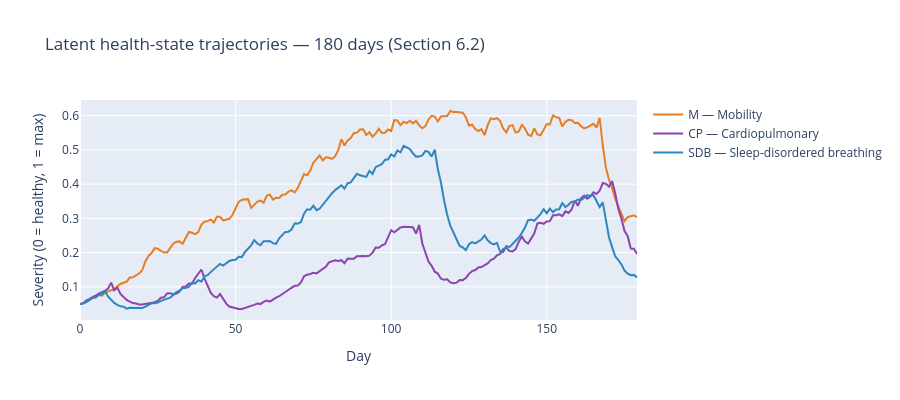

Source (notebook cell):
### Markdown cell above
### Visualize latent trajectories + hazard rate

### Code cell
fig = sp.make_subplots(
    rows=2, cols=1,
    subplot_titles=(
        "Latent severity trajectories z(t) — 180 days",
        "Daily hazard rate λ(t) — state-dependent event probability",
    ),
    vertical_spacing=0.12,
)

# Row 1 — severity trajectories
for col, color, name in [
    ("M_mobility", "#E67E22", "M — Mobility"),
    ("CP_cardio",  "#8E44AD", "CP — Cardiopulmonary"),
    ("SDB_sleep",  "#2E86C1", "SDB — Sleep-disordered breathing"),
]:
    fig.add_trace(go.Scatter(
        x=traj_df["day"], y=traj_df[col],
        mode="lines", line=dict(color=color, width=2), name=name,
    ), row=1, col=1)

# Threshold line
fig.add_hline(y=0.3, line_dash="dash", line_color="red",
              annotation_text="anomaly threshold (0.3)", row=1, col=1)

# Row 2 — hazard rates
days_range = list(range(n_days - 1))
for hazard, color, name in [
    (hazard_M,   "#E67E22", "λ — Mobility"),
    (hazard_CP,  "#8E44AD", "λ — Cardiopulmonary"),
    (hazard_SDB, "#2E86C1", "λ — SDB"),
]:
    fig.add_trace(go.Scatter(
        x=days_range, y=hazard,
        mode="lines", line=dict(color=color, width=1.5), name=name,
        showlegend=False,
    ), row=2, col=1)

fig.update_yaxes(title_text="Severity (0–1)", row=1, col=1)
fig.update_yaxes(title_text="λ (events/day)", row=2, col=1)
fig.update_xaxes(title_text="Day", row=2, col=1)
fig.update_layout(height=650, hovermode="x unified", legend_title="State")
fig.update_xaxes(showgrid=True, gridcolor="lightgray")
fig.update_yaxes(showgrid=True, gridcolor="lightgray")
fig.show()

### Figure 1 — Plotly figure (JSON) as saved in the notebook; plotly's stock layout.template omitted (floating-point values rounded to 4 significant figures; data arrays with more than 128 entries replaced by an {"elided": "..."} marker saying what was removed)
{"data": [{"line": {"color": "#E67E22", "width": 2}, "mode": "lines", "name": "M — Mobility", "type": "scatter", "x": {"elided": "180 int values"}, "y": {"elided": "180 float values"}}, {"line": {"color": "#8E44AD", "width": 2}, "mode": "lines", "name": "CP — Cardiopulmonary", "type": "scatter", "x": {"elided": "180 int values"}, "y": {"elided": "180 float values"}}, {"line": {"color": "#2E86C1", "width": 2}, "mode": "lines", "name": "SDB — Sleep-disordered breathing", "type": "scatter", "x": {"elided": "180 int values"}, "y": {"elided": "180 float values"}}], "layout": {"height": 400, "hovermode": "x unified", "title": {"text": "Latent health-state trajectories — 180 days (Section 6.2)"}, "xaxis": {"title": {"text": "Day"}}, "yaxis": {"title": {"text": "Severity (0 = healthy, 1 = max)"}}}}
